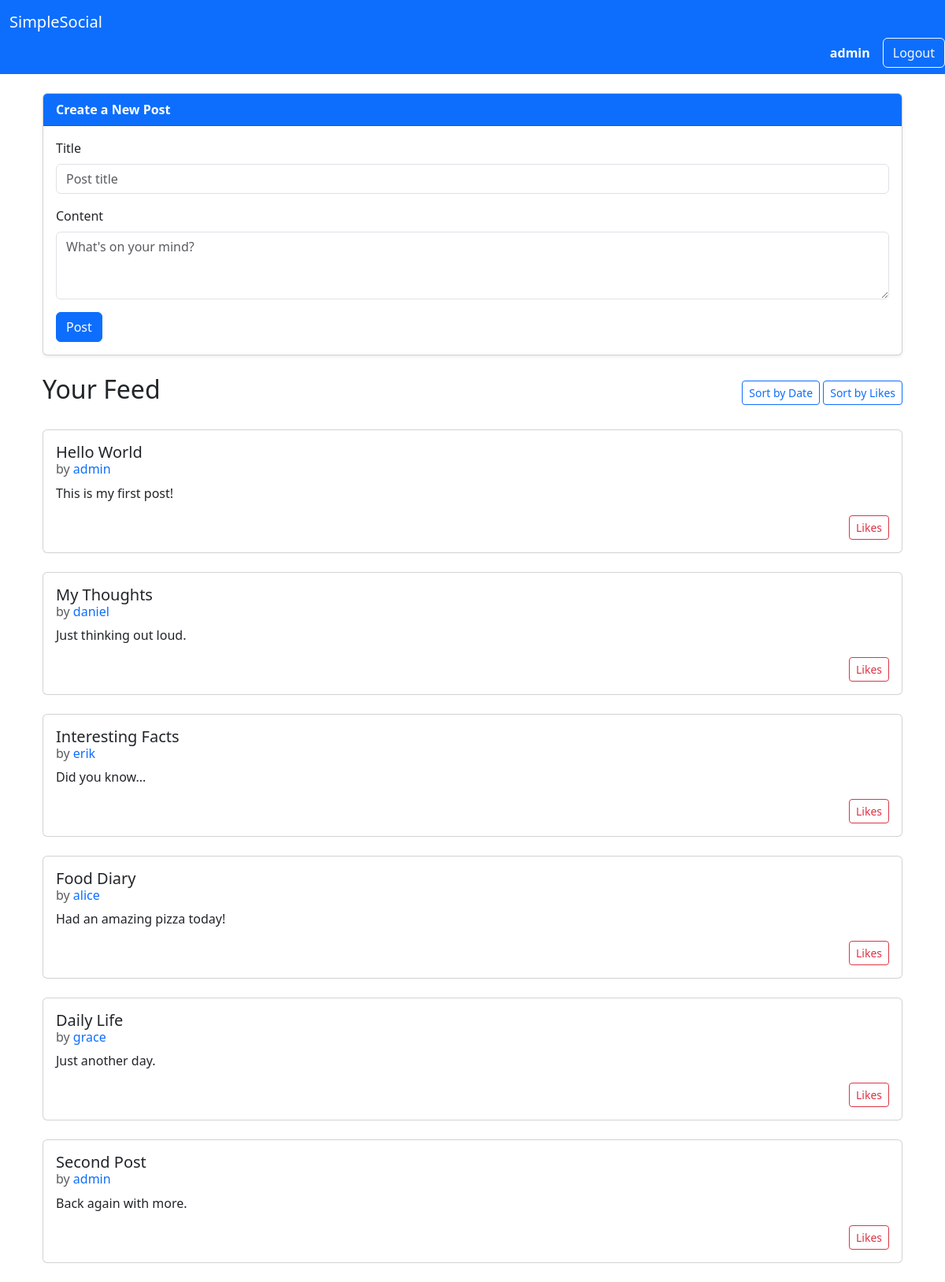
Page /feed (signed in) on the committed database.
### tables this page shows
CREATE TABLE posts (
    post_id INTEGER PRIMARY KEY,
    user_id INTEGER NOT NULL,
    title TEXT NOT NULL,
    content TEXT NOT NULL,
    date TIMESTAMP DEFAULT CURRENT_TIMESTAMP,
    FOREIGN KEY (user_id) REFERENCES users (user_id)
);

CREATE TABLE users (
    user_id INTEGER PRIMARY KEY,
    username VARCHAR(15) UNIQUE NOT NULL,
    password VARCHAR(255) NOT NULL,
    email VARCHAR(50) UNIQUE NOT NULL,
    role TEXT NOT NULL CHECK(role IN ('admin', 'user')),
    date TIMESTAMP DEFAULT CURRENT_TIMESTAMP
);

### app.py (the view)
@app.route("/feed")
def feed():
    db = get_db()
    username = session.get("username")
    posts = select_posts(db, username)
    return render_template('feed.html', posts=posts)

### app.py (called while the page is built)
def get_db():
    if not hasattr(g, "_database"):
        print("Creating new database connection")
        g._database = create_connection(database)
    return g._database

@app.teardown_appcontext
def teardown_db(error):
    db = getattr(g, '_database', None)
    if db is not None:
        print("Closing database connection")
        db.close()

### setup_db.py (called while the page is built)
def create_connection(db_file):
    conn = None
    try:
        conn = sqlite3.connect(db_file)
        return conn
    except Error as e:
        print(f"Error: {e}")
    return conn

def select_posts(conn, username):
    try:
        conn.row_factory = sqlite3.Row
        cur = conn.cursor()
        sql = """
        SELECT
        p.post_id, u.username, p.title, p.content, p.date
        FROM posts p
        JOIN users u ON p.user_id = u.user_id
        WHERE p.user_id = (SELECT user_id FROM users WHERE username = ?)
        OR p.user_id IN (
            SELECT user_id
            FROM followers
            WHERE follower_user_id = (SELECT user_id FROM users WHERE username = ?)
        )
        ORDER BY p.date DESC;
        """
        cur.execute(sql, (username, username))
        result = cur.fetchall()
        return result
    except Error as e:
        print(f"Error: {e}")
        return None

### templates/feed.html (shortened to what this page needs)
{% extends "base.html" %}
{% block content %}
<div class="container">
    <div class="card mb-4 shadow-sm">
        <div class="card-header bg-primary text-white">
            <strong>Create a New Post</strong>
        </div>
        <div class="card-body">
            <form method="POST" action="{{ url_for('create_post') }}">
                <div class="mb-3">
                    <label for="title" class="form-label">Title</label>
                    <input type="text" name="title" id="title" class="form-control" maxlength="30" placeholder="Post title" required>
                </div>
                <div class="mb-3">
                    <label for="content" class="form-label">Content</label>
                    <textarea name="content" id="content" class="form-control" rows="3" maxlength="255" placeholder="What's on your mind?" required></textarea>
                </div>
                <button type="submit" class="btn btn-primary">Post</button>
            </form>
        </div>
    </div>
    <div class="d-flex justify-content-between align-items-center mb-4">
        <h2>Your Feed</h2>
        <div>
            <form method="GET" class="d-inline">
                <button type="submit" class="btn btn-outline-primary btn-sm">Sort by Date</button>
            </form>
            <form method="GET" class="d-inline">
                <button type="submit" class="btn btn-outline-primary btn-sm">Sort by Likes</button>
            </form>
        </div>
    </div>
    {% for post in posts %}
    <div class="card mb-4">
        <div class="card-body">
            <h5 class="card-title mb-1"><a href="{{ url_for('post', post_id=post.post_id) }}" class="text-decoration-none text-dark">
                {{ post.title }}</a>
            </h5>
            <h6 class="card-subtitle text-muted mb-2">
                by
                <a href="{{ url_for('profile', username=post.username) }}" class="text-decoration-none">
                    {{ post.username }}
                </a>
            </h6>
            <p class="card-text">{{ post.content }}</p>
            <div class="d-flex justify-content-between align-items-center">
                <form method="POST" action="{{ url_for('like_post') }}">
                    <button type="submit" class="btn btn-sm btn-outline-danger">
                        {{ post.like_count }} Likes
                    </button>
                </form>
            </div>
        </div>
    </div>
    {% else %}
    <p class="text-muted">No posts.</p>
    {% endfor %}
</div>
{% endblock %}

### rows in the picture
posts: title "Hello World", username "admin", content "This is my first post!"
posts: title "My Thoughts", username "daniel", content "Just thinking out loud."
posts: title "Interesting Facts", username "erik", content "Did you know..."
posts: title "Food Diary", username "alice", content "Had an amazing pizza today!"
posts: title "Daily Life", username "grace", content "Just another day."
posts: title "Second Post", username "admin", content "Back again with more."

### other values in the picture
{{ session.get('username') }} "admin"
